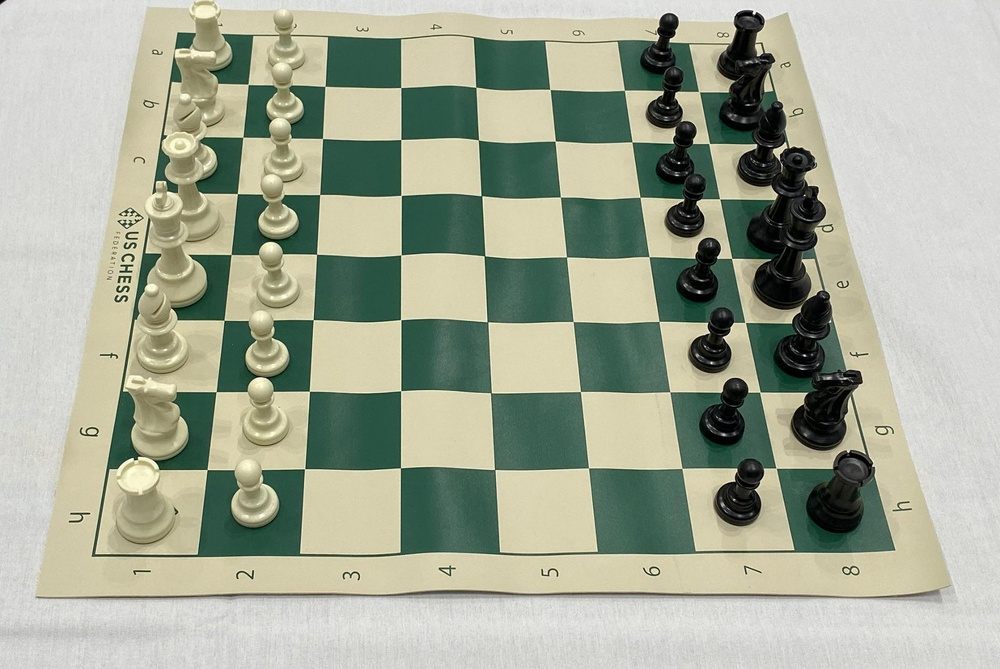
#> input picture data/image1.jpg, 1000 x 669 px, shrunk from 2048 x 1371 before the run, given in place of image4.jpg, which was not available
$ jupyter execute Chessboard_Analysis.ipynb   (shell and % lines are left out)   (text cells are left out)
#> lines starting #> are read from the running program, lines starting #| are printed output that depends on the picture; after the words box and inside, x2 and y2 are one past the last pixel; in counts of white or black regions, pixels touching at a corner belong together; pictures that were not available may be replaced by others from this repository, and a replacement may not be noted
[cell 1]
import cv2
import numpy as np
import matplotlib.pyplot as plt

[cell 2]
# Initialize the expected count of black and white squares on a chessboard
expected_black = 32
expected_white = 32

# Function to display an image with a title in a Jupyter Notebook
# - 'title': Title of the image to be displayed.
# - 'image': The image array to display.
# - 'cmap': Optional; a colormap for grayscale images.
# The function uses matplotlib to render the image and removes axes for better visualization.
def show_image(title, image, cmap=None):
    plt.figure(figsize=(8, 6))  # Set the figure size
    plt.title(title)  # Set the title
    if cmap:
        plt.imshow(image, cmap=cmap)  # Display grayscale image
    else:
        plt.imshow(cv2.cvtColor(image, cv2.COLOR_BGR2RGB))  # Convert BGR to RGB for display
    plt.axis("off")  # Hide axes for a cleaner display
    plt.show()

[cell 3]
# Define paths to the input images
image_path1 = "data/image4.jpg"  # Path to the first image
image_path2 = "output.jpg"  # Path to the second image

# Load the images using OpenCV
image1 = cv2.imread(image_path1)  # Load the first image
#> image1 is the input picture: shape (669, 1000, 3); mean B, G, R 151.9, 170, 164.4
image2 = cv2.imread(image_path2)  # Load the second image
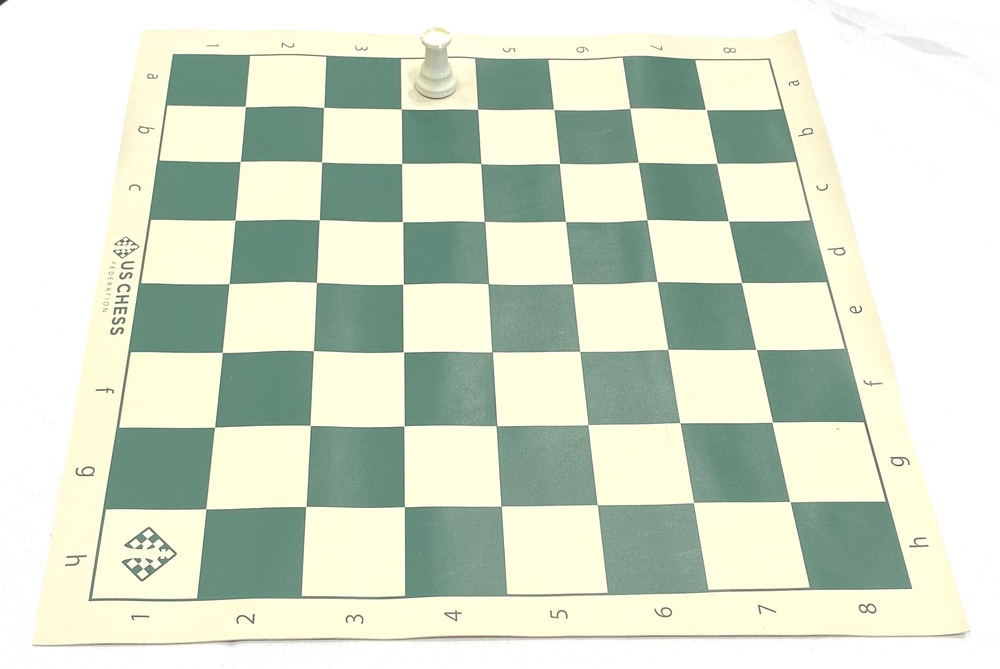
#> input picture output.jpg, 1000 x 669 px, shrunk from 2048 x 1371 before the run
#> image2 is the input picture: shape (669, 1000, 3); mean B, G, R 203.2, 221.2, 211.7

# Verify if the images have been loaded successfully
if image1 is None or image2 is None:
    print("Error: One or more images could not be loaded.")  # Error message if loading fails
else:
    print("Images loaded successfully!")  # Success message if both images are loaded

[cell 4]
# Debug: Display the original images
show_image("Original Image 1", image1)

show_image("Original Image 2", image2)

[cell 5]
# Convert the original images to grayscale
# Grayscale conversion simplifies image processing by reducing color channels to a single intensity channel
gray1 = cv2.cvtColor(image1, cv2.COLOR_BGR2GRAY)  # Convert the first image to grayscale
gray2 = cv2.cvtColor(image2, cv2.COLOR_BGR2GRAY)  # Convert the second image to grayscale

# Debug Step: Visualize the grayscale images
# Helps confirm successful conversion to grayscale
show_image("Grayscale Image 1", gray1)  # Display the first grayscale image
show_image("Grayscale Image 2", gray2)  # Display the second grayscale image

[cell 6]
# Apply CLAHE (Contrast Limited Adaptive Histogram Equalization) to improve the contrast of the grayscale images
# CLAHE enhances local contrast by applying histogram equalization to small tiles, reducing over-amplification of noise
clahe = cv2.createCLAHE(clipLimit=2.0, tileGridSize=(8, 8))  # Create CLAHE object with specified parameters

# Apply CLAHE to the grayscale images
gray_equalized1 = clahe.apply(gray1)  # Apply CLAHE to the first grayscale image
gray_equalized2 = clahe.apply(gray2)  # Apply CLAHE to the second grayscale image

# Debug Step: Visualize the contrast-enhanced images
# This helps to see the improvement in contrast after CLAHE is applied
show_image("Histogram Equalized Image 1", gray_equalized1)  # Display the first CLAHE-enhanced image
show_image("Histogram Equalized Image 2", gray_equalized2)  # Display the second CLAHE-enhanced image

[cell 7]
# Apply binary inverse thresholding to the equalized grayscale images
# The threshold value of 127 is used to separate the foreground (white) from the background (black)
# The cv2.THRESH_BINARY_INV flag inverts the thresholding result, where values greater than 127 become black (0), and values less than 127 become white (255)
_, thresholded1 = cv2.threshold(gray_equalized1, 127, 255, cv2.THRESH_BINARY_INV)  # Apply thresholding to the first image
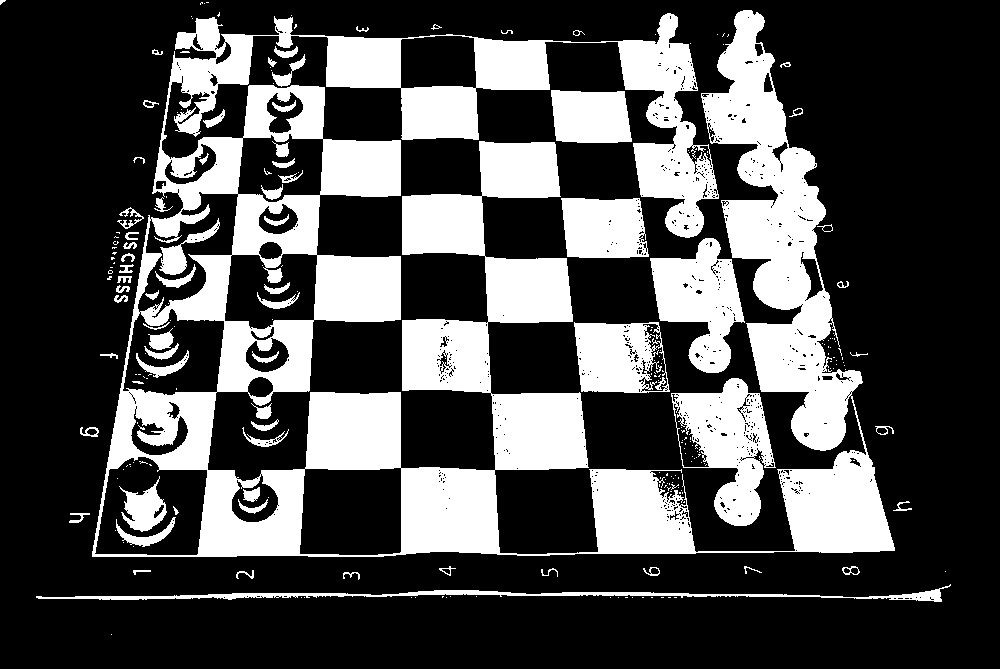
#> thresholded1: shape (669, 1000); 29.7% white; 241 white regions (169 under 20 px), largest, box (x1, y1, x2, y2) and area: (92, 10, 895, 557) 157655, (671, 378, 776, 526) 7941, (650, 238, 745, 373) 7117
_, thresholded2 = cv2.threshold(gray_equalized2, 175, 255, cv2.THRESH_BINARY_INV)  # Apply thresholding to the second image, and adjusting thresh value
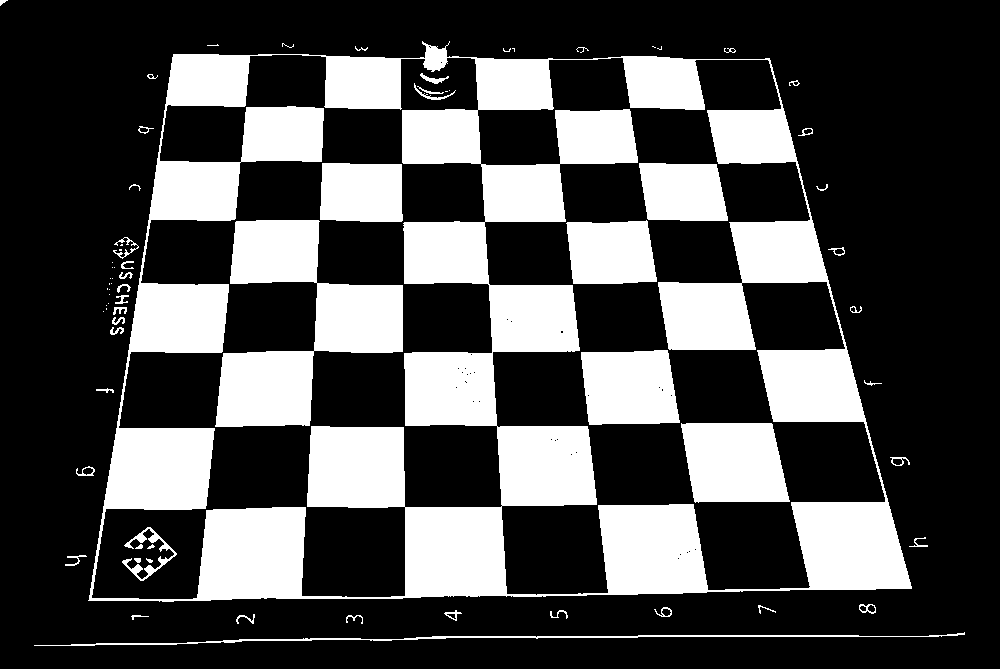
#> thresholded2: shape (669, 1000); 29.4% white; 74 white regions (24 under 20 px), largest, box (x1, y1, x2, y2) and area: (88, 41, 912, 602) 145832, (215, 220, 403, 427) 18161, (681, 423, 790, 503) 7392

# Debug Step: Display the thresholded (binary inverse) images
# This helps visualize the segmentation result after thresholding
show_image("Thresholded Image 1", thresholded1)  # Display the thresholded version of the first image
show_image("Thresholded Image 2", thresholded2)  # Display the thresholded version of the second image

[cell 8]
# Find contours in the thresholded images
# cv2.RETR_EXTERNAL: Retrieves only the external contours (outermost boundaries).
# cv2.CHAIN_APPROX_SIMPLE: Compresses horizontal, vertical, and diagonal segments, keeping only essential points to represent the contour.
contours1, _ = cv2.findContours(thresholded1, cv2.RETR_EXTERNAL, cv2.CHAIN_APPROX_SIMPLE)  # Find contours in the first image
#> contours1 = 144 contours, 102 with area under 20; largest, box (x1, y1, x2, y2) and area: (92, 10, 895, 557) 205816, (671, 378, 776, 526) 8874, (650, 238, 745, 373) 7072, (574, 322, 670, 393) 5833, (561, 198, 649, 258) 4552
contours2, _ = cv2.findContours(thresholded2, cv2.RETR_EXTERNAL, cv2.CHAIN_APPROX_SIMPLE)  # Find contours in the second image
#> contours2 = 58 contours, 31 with area under 20; largest, box (x1, y1, x2, y2) and area: (88, 41, 912, 602) 381496, (34, 632, 965, 646) 812, (859, 604, 876, 614) 112, (76, 466, 95, 476) 96, (890, 457, 910, 466) 89

# Sort contours by area in descending order
# This ensures the largest contour (likely the chessboard) is considered first
contours1 = sorted(contours1, key=cv2.contourArea, reverse=True)  # Sort contours for the first image
if contours1:  # Check if any contours are found
    # Debug Step: Display contours on the first image
    contour_debug1 = image1.copy()  # Create a copy of the original image for visualization
    cv2.drawContours(contour_debug1, contours1, -1, (0, 0, 255), 2)  # Draw all contours in red with thickness 2
#> contour_debug1: shape (669, 1000, 3); 6.99% of pixels changed, all inside (x1, y1, x2, y2) = (0, 0, 952, 636)
    show_image("Contours Image 1", contour_debug1)  # Display the contours overlaid on the first image
else:
    print("Error: No contours found for first image.")  # Display an error message if no contours are detected

contours2 = sorted(contours2, key=cv2.contourArea, reverse=True)  # Sort contours for the second image
if contours2:  # Check if any contours are found
    # Debug Step: Display contours on the second image
    contour_debug2 = image2.copy()  # Create a copy of the original image for visualization
    cv2.drawContours(contour_debug2, contours2, -1, (0, 0, 255), 2)  # Draw all contours in red with thickness 2
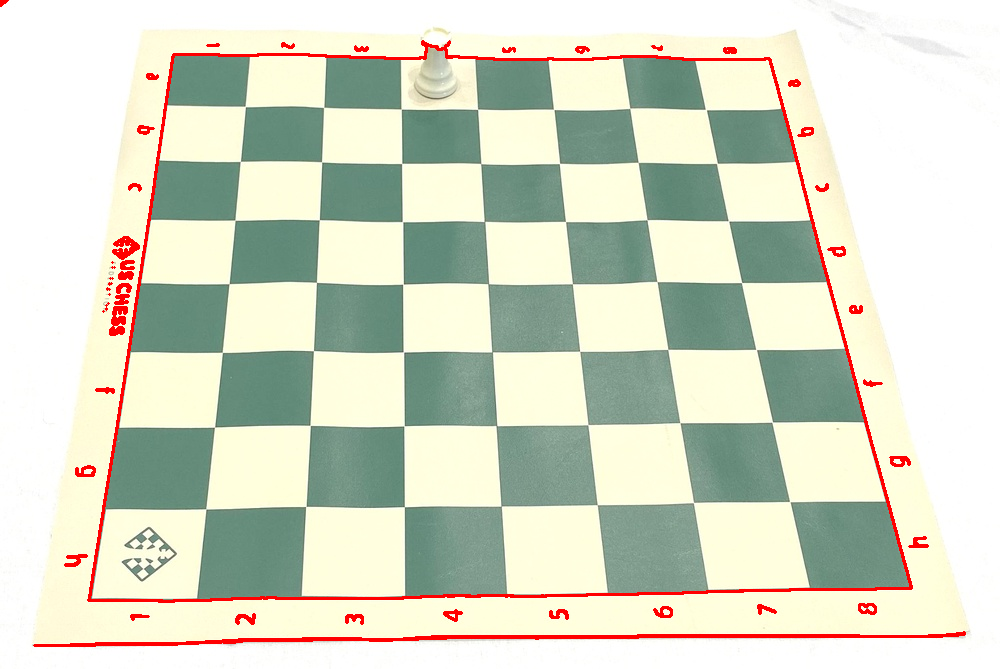
#> contour_debug2: shape (669, 1000, 3); 2.42% of pixels changed, all inside (x1, y1, x2, y2) = (0, 0, 966, 647)
    show_image("Contours Image 2", contour_debug2)  # Display the contours overlaid on the second image
else:
    print("Error: No contours found for second image.")  # Display an error message if no contours are detected

[cell 9]
# Approximate the polygonal curve of the largest contour
# cv2.arcLength() calculates the perimeter of the contour
# epsilon defines the maximum distance between the original contour and its approximation; 2% of the perimeter is used here
epsilon1 = 0.02 * cv2.arcLength(contours1[0], True)  # Calculate epsilon for the largest contour in the first image
#> epsilon1 = 201.3
approx1 = cv2.approxPolyDP(contours1[0], epsilon1, True)  # Approximate the polygonal curve for the largest contour in the first image
#> approx1 = contour of 12 points, box (x1, y1, x2, y2) (92, 13, 895, 557), area 242296

epsilon2 = 0.02 * cv2.arcLength(contours2[0], True)  # Calculate epsilon for the largest contour in the second image
#> epsilon2 = 53.41
approx2 = cv2.approxPolyDP(contours2[0], epsilon2, True)  # Approximate the polygonal curve for the largest contour in the second image
#> approx2 = [[173, 54], [88, 600], [911, 588], [769, 58]]

[cell 10]
# Visualize the approximated corners on the images
# Combine the images and their corresponding approximations into lists for processing
images = [image1, image2]  # List of original images
approxs = [approx1, approx2]  # List of approximated polygonal curves (corners)
#> approxs = 2 contours; box (x1, y1, x2, y2) and area: (88, 54, 912, 601) 381825, (92, 13, 895, 557) 242296

# Iterate over each image and its approximated corners
for idx, image in enumerate(images, start=1):
    debug_image = image.copy()  # Create a copy of the original image for visualization
    for i, point in enumerate(approxs[idx-1]):  # Iterate through each point in the approximated polygon
        x, y = point.ravel()  # Flatten the coordinates of the corner point
        cv2.circle(debug_image, (x, y), 20, (0, 0, 255), -1)  # Draw a red circle at each corner
        cv2.putText(debug_image, f"{i + 1}", (x + 10, y + 10), cv2.FONT_HERSHEY_SIMPLEX, 2.5, (255, 0, 0), 5)
        # Label each corner with its index number in blue text
    show_image("Approximated Corners", debug_image)  # Display the image with corners highlighted and labeled
#> this loop made 2 passes
#> idx on passes 1 to 2: 1, 2

[cell 11]
def process_chessboard(image, approx, expected_black, expected_white, debug=True):
    """
    Processes a chessboard image to evaluate black and white squares.

    Args:
        image: Input chessboard image.
        approx: Approximated corners of the chessboard contour.
        expected_black: Expected count of black squares (typically 32).
        expected_white: Expected count of white squares (typically 32).
        debug: Flag to enable/disable debug visualizations.

    Returns:
        black_accuracy: Accuracy of black square detection.
        white_accuracy: Accuracy of white square detection.
        overall_accuracy: Combined accuracy of both black and white square detection.
    """
#> called with approx = array of shape (12, 1, 2), expected_black = 32, expected_white = 32, debug = True
    # Ensure at least 4 points are available to define the chessboard corners
    if len(approx) >= 4:
        # Extract the first 4 corners and convert them into a float32 array
        points = np.array([point.ravel() for point in approx[:4]], dtype="float32")
#> points = [[763, 17], [794, 551], [499, 552], [554, 142]]

        # Calculate the width and height of the transformed chessboard
        width = int(max(np.linalg.norm(points[0] - points[1]), np.linalg.norm(points[2] - points[3])))
#> width = 534
        height = int(max(np.linalg.norm(points[0] - points[3]), np.linalg.norm(points[1] - points[2])))
#> height = 295

        # Define the destination rectangle for perspective transformation
        dst_rect = np.array([[0, 0], [width - 1, 0], [width - 1, height - 1], [0, height - 1]], dtype="float32")
#> dst_rect = [[0, 0], [533, 0], [533, 294], [0, 294]]

        # Compute the perspective transform matrix
        M = cv2.getPerspectiveTransform(points, dst_rect)
#> M = [[-3.19, -5.33, 2525.1], [3.76, -0.218, -2865.8], [-0.00596, -0.00326, 1]]

        # Apply the perspective transformation to obtain a top-down view of the chessboard
        cropped_image = cv2.warpPerspective(image, M, (width, height))

        # Debug: Display the cropped chessboard image
        if debug:
            show_image("Cropped Chessboard", cropped_image)

        # Divide the chessboard into 8x8 squares
        square_size = (cropped_image.shape[1] // 8, cropped_image.shape[0] // 8)
        black_count = 0  # Count of detected black squares
        white_count = 0  # Count of detected white squares

        # Convert the cropped image to grayscale for intensity analysis
        gray_cropped = cv2.cvtColor(cropped_image, cv2.COLOR_BGR2GRAY)
        color_coded = cropped_image.copy()  # Copy of the image for color-coded visualization

        # Loop through each square in the 8x8 grid
        for row in range(8):
            for col in range(8):
                # Determine the bounding box for the current square
                x_start = col * square_size[0]
                y_start = row * square_size[1]
                x_end = x_start + square_size[0]
                y_end = y_start + square_size[1]

                # Extract the square's region from the grayscale image
                square = gray_cropped[y_start:y_end, x_start:x_end]
                ##show_image("cropped_image", square)
                mean_intensity = np.mean(square)  # Calculate the mean intensity of the square
                dynamic_threshold = np.mean(gray_cropped)  # Calculate a dynamic threshold based on the whole image (on some image getting value near 144)
                # Classify the square as black or white based on its intensity
                if mean_intensity < dynamic_threshold:  # Square is darker than the threshold
                    black_count += 1
                    color = (0, 0, 0)  # Black for visualization
                else:  # Square is lighter than the threshold
                    white_count += 1
                    color = (255, 255, 255)  # White for visualization

                # Fill the square with the detected color on the visualization image
                cv2.rectangle(color_coded, (x_start, y_start), (x_end, y_end), color, -1)
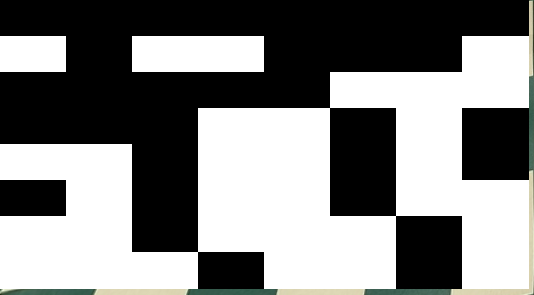
#> color_coded: shape (295, 534, 3); mean B, G, R 127.9, 128.6, 128.3
#> after the loop, black_count = 32; white_count = 32

        # Debug: Display the color-coded chessboard visualization
        if debug:
            show_image("Color-coded Chessboard", color_coded)

        # Print the detected counts of black and white squares
        print(f"Black squares: {black_count}")
#| Black squares: 32
        print(f"White squares: {white_count}")
#| White squares: 32

        # Adjust counts to fit the expected values if necessary
        if black_count > expected_black:
            white_count = 64 - black_count  # Recalculate white count to maintain the 8x8 total

        # Calculate the number of correctly detected black and white squares
        correct_black = min(black_count, expected_black)
#> correct_black = 32
        correct_white = min(white_count, expected_white)
#> correct_white = 32

        # Compute detection accuracy percentages
        black_accuracy = (correct_black / expected_black) * 100
#> black_accuracy = 100
        white_accuracy = (correct_white / expected_white) * 100
#> white_accuracy = 100
        overall_accuracy = ((correct_black + correct_white) / (expected_black + expected_white)) * 100
#> overall_accuracy = 100

        # Print the accuracy results
        print(f"Black Square Accuracy: {black_accuracy:.2f}%")
#| Black Square Accuracy: 100.00%
        print(f"White Square Accuracy: {white_accuracy:.2f}%")
#| White Square Accuracy: 100.00%
        print(f"Overall Accuracy: {overall_accuracy:.2f}%")
#| Overall Accuracy: 100.00%

        # Return the accuracy values
        return black_accuracy, white_accuracy, overall_accuracy
    else:
        # Error handling if fewer than 4 corners are detected
        print("Error: Could not detect four corners.")
        return 0, 0, 0  # Return zero accuracy in case of failure

[cell 12]
# Process first image
black_acc1, white_acc1, overall_acc1 = process_chessboard(
    image1, approx1, expected_black, expected_white, debug=True
)
#> black_acc1 = 100; white_acc1 = 100; overall_acc1 = 100

[cell 13]
# Process second image
black_acc2, white_acc2, overall_acc2 = process_chessboard(
    image2, approx2, expected_black, expected_white, debug=True
)
#> call 2 of process_chessboard, with approx = array of shape (4, 1, 2), expected_black = 32, expected_white = 32, debug = True
#> in process_chessboard (call 2), `points = np.array([point.ravel() for point in approx[:4]], dtype="floa..`: points = [[173, 54], [88, 600], [911, 588], [769, 58]]
#> in process_chessboard (call 2), `width = int(max(np.linalg.norm(points[0] - points[1]), np.linalg.norm(..`: width = 552
#> in process_chessboard (call 2), `height = int(max(np.linalg.norm(points[0] - points[3]), np.linalg.norm..`: height = 823
#> in process_chessboard (call 2), `dst_rect = np.array([[0, 0], [width - 1, 0], [width - 1, height - 1], ..`: dst_rect = [[0, 0], [551, 0], [551, 822], [0, 822]]
#> in process_chessboard (call 2), `M = cv2.getPerspectiveTransform(points, dst_rect)`: M = [[-0.00969, 1.44, -76.3], [1.39, 0.216, -251.8], [-4.52e-05, 0.000727, 1]]
#> in process_chessboard (call 2), `cropped_image = cv2.warpPerspective(image, M, (width, height))`:
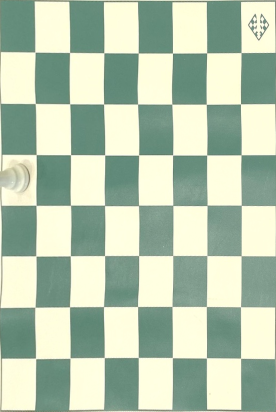
#> cropped_image: shape (823, 552, 3) (shown at 1/2 size); mean B, G, R 174.7, 198.1, 181
#> in process_chessboard (call 2), `gray_cropped = cv2.cvtColor(cropped_image, cv2.COLOR_BGR2GRAY)`:
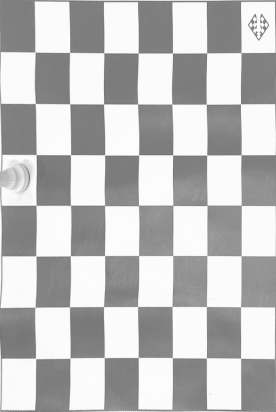
#> gray_cropped: shape (823, 552) (shown at 1/2 size); min 99, max 254, mean 190.3
#> after the loop in process_chessboard (call 2), `for row in range(8):`:
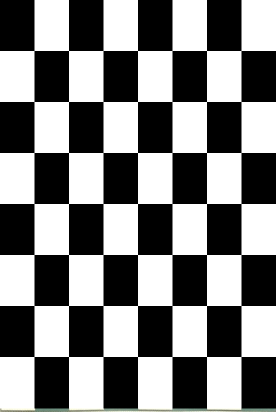
#> color_coded: shape (823, 552, 3) (shown at 1/2 size); mean B, G, R 127.7, 127.8, 127.7
#> after the loop in process_chessboard (call 2), `for row in range(8):`:
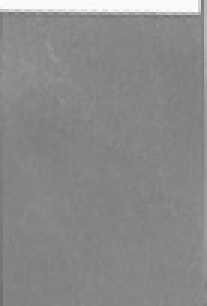
#> square: shape (102, 69) (shown 3 times larger); min 111, max 252, mean 137.8
#> after the loop in process_chessboard (call 2), `for row in range(8):`: black_count = 32
#| Black squares: 32
#| White squares: 32
#| Black Square Accuracy: 100.00%
#| White Square Accuracy: 100.00%
#| Overall Accuracy: 100.00%
#> black_acc2 = 100; white_acc2 = 100; overall_acc2 = 100
